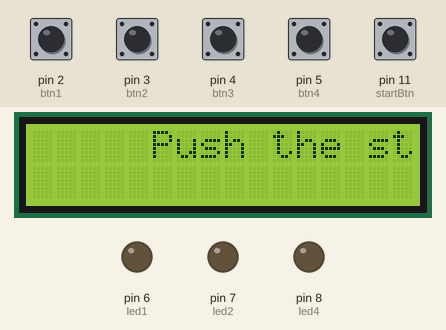
This sketch was run on a simulated Arduino Uno, built with avr-gcc and run on an emulated ATmega328P. On the bench: 16×2 character LCD, output pins drawn as LEDs (lit = HIGH). The inputs (shaded band) are chosen by the test bench; at power-on: pin 2 (btn1), pin 3 (btn2), pin 4 (btn3), pin 5 (btn4), pin 11 (startBtn) HIGH. Random numbers use the default seed unless the sketch sets one; what the sketch prints to the serial monitor is not drawn.

Above: at 1.2 s.
1.3 s: pin 11 (startBtn) pulled LOW for 0.15 s
At 2.2 s:
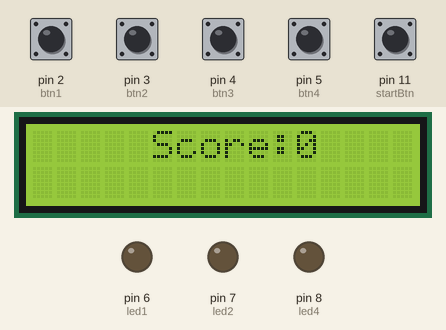
4.4 s: pin 3 (btn2) pulled LOW for 0.15 s
At 5.5 s:
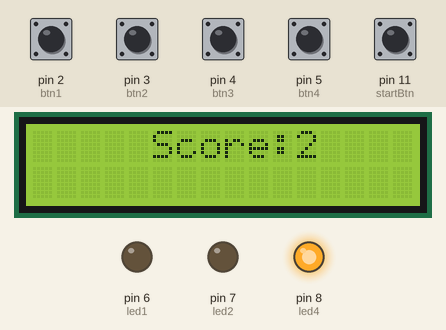
6.0 s: pin 4 (btn3) pulled LOW for 0.15 s
At 6.7 s:
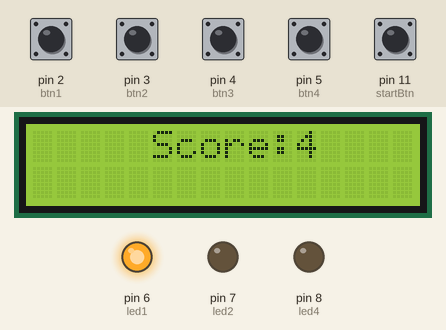
7.6 s: pin 2 (btn1) pulled LOW for 0.15 s
At 8.0 s:
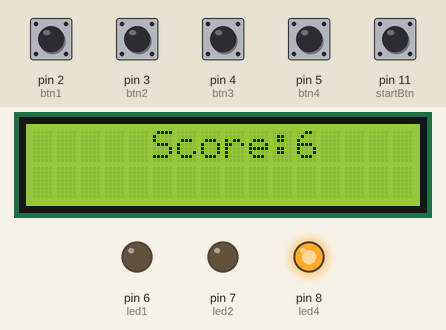
10.7 s: pin 5 (btn4) pulled LOW for 0.15 s
At 11.8 s:
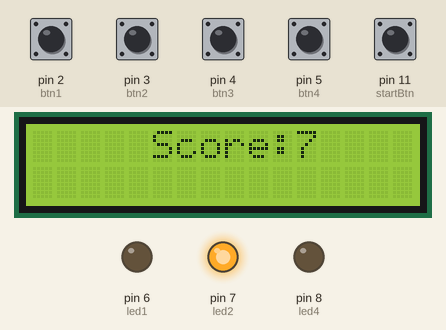
13.8 s: pin 2 (btn1) pulled LOW for 1 s
At 14.2 s:
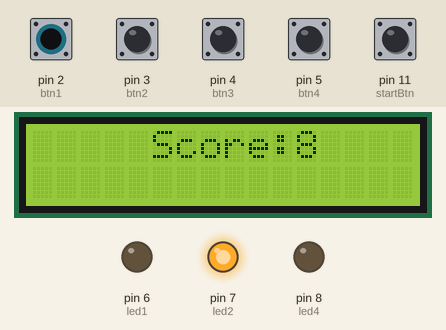
Timing chart, 0 to 18.4 s (numbered marks = the images above; inputs shaded):
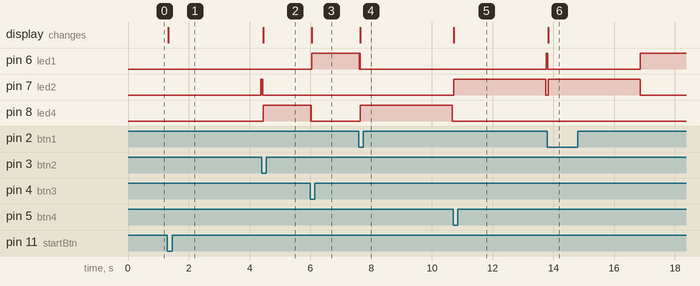

Measured:
- after the input at 1.3 s, pin 7 (led2): LOW → HIGH after 3.1 s; the display: changes at once (image 1)
- after the input at 4.4 s, pin 7 (led2): HIGH → LOW at once, → HIGH 0.01 s later, → LOW 0.01 s later; pin 8 (led4): LOW → HIGH after 0.05 s; the display: changes after 0.05 s (image 2)
- after the input at 6.0 s, pin 6 (led1): LOW → HIGH after 0.05 s; the display: changes after 0.05 s (image 3)
- after the input at 7.6 s, pin 8 (led4): LOW → HIGH after 0.05 s, → LOW 3.0 s later; the display: changes after 0.05 s (image 4)
- after the input at 10.7 s, pin 6 (led1): LOW → HIGH after 3.1 s; the display: changes at once (image 5)
- after the input at 13.8 s, the display: changes at once (image 6)

The sketch:

ardu2.ino
```cpp
#include <LiquidCrystal_I2C.h>
//led pin
int led1=6;//노랑
int led2=7;//초록
int led3=7;//빨강
int led4=8;//파랑
//btn pin
int btn1=2;//노랑
int btn2=3;//
int btn3=4;
int btn4=5;
//int game start
int startBtn =11;
int score=0;
int gameStart=0;

LiquidCrystal_I2C lcd(0x27, 16, 2);  //lcd 객체 선언


void lcdGameStart(){
  lcd.clear();
  lcd.setCursor(5,0);
  lcd.print("Game Start");

}
void lcdInit(){

  lcd.clear();
  lcd.setCursor(5,0);
  lcd.print("Push the start Buttom");
}
void lcdPrintScore(){
  lcd.clear();
  lcd.setCursor(5,0);
  lcd.print("Score:");
  lcd.println(score);

}

void setup(){
  Serial.begin(9600);       // 시리얼 속도 설정
  lcd.begin();
  pinMode(led1, OUTPUT);
  pinMode(led2, OUTPUT);
  pinMode(led3, OUTPUT);
  pinMode(led4, OUTPUT);
  pinMode(btn1, INPUT_PULLUP);
  pinMode(btn2, INPUT_PULLUP);
  pinMode(btn3, INPUT_PULLUP);
  pinMode(btn4, INPUT_PULLUP);
  pinMode(startBtn, INPUT_PULLUP);
  lcdInit(); //LCD 사용 시작
}

void loop(){
  if(digitalRead(btn1)==0){
    Serial.println("BTN1");
  }
  if(digitalRead(btn2)==0){
    Serial.println("BTN2");
  }
  if(digitalRead(btn3)==0){
    Serial.println("BTN3");
  }
  if(digitalRead(btn4)==0){
    Serial.println("BTN4");
  }
  if(digitalRead(startBtn)==0){
    gameStart=1;
    Serial.println("on");
    lcdGameStart();
  }
  while(gameStart){
    lcdPrintScore();
      int whichLEDpin=random(6,10);
      int delayTime=0;
      Serial.print("LED ON");
      Serial.println(whichLEDpin);
      digitalWrite(whichLEDpin,HIGH);
      while(delayTime<3000){//3초
        delayTime++;
          if(digitalRead(whichLEDpin-4)==0){
              Serial.print("get scrore");
              Serial.println(score);
              score++;
              lcdPrintScore();
              break;

          }
          delay(1);
      }
      digitalWrite(whichLEDpin,LOW);
  }
}
```
